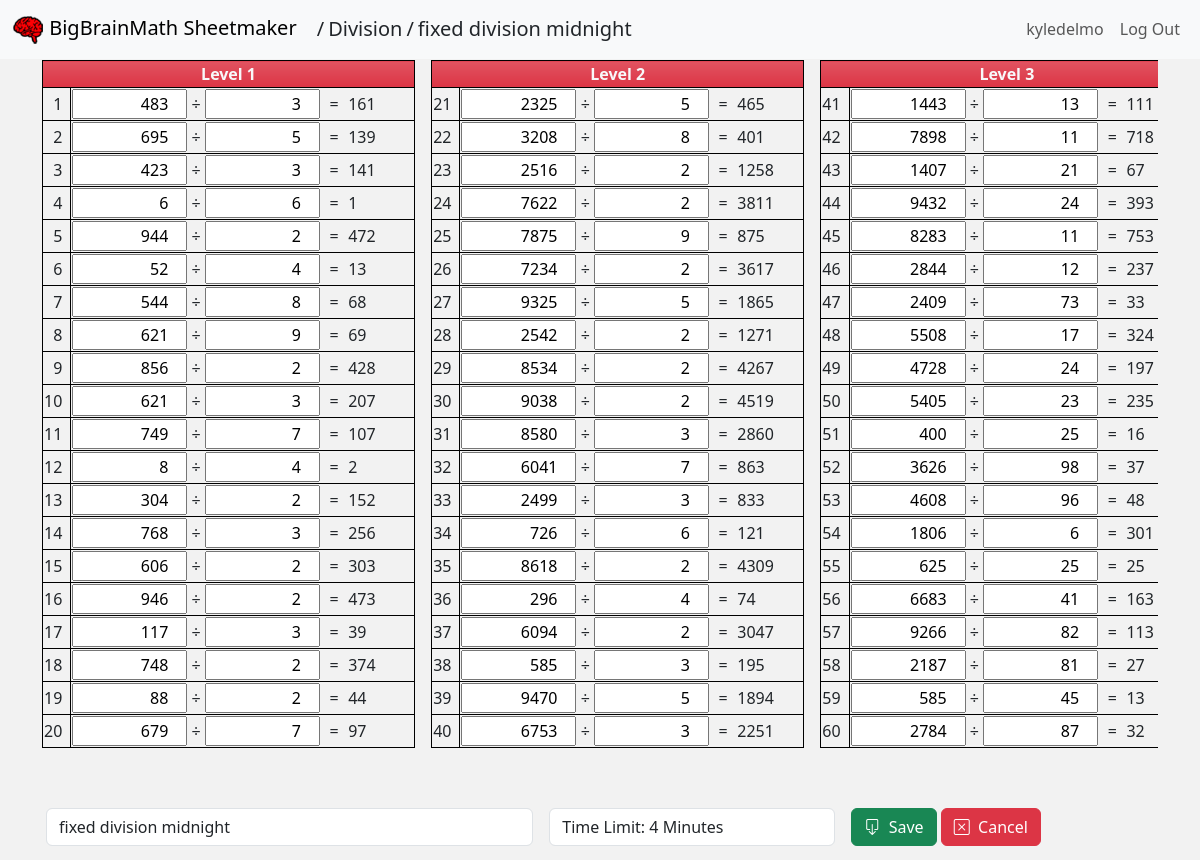
Screenshot of /division/4/edit (signed in) with the database file from the repository.
### sheetmaker/models.py (models this page shows)
class Sheet(models.Model):
    user_id = models.PositiveIntegerField()
    sheet_name = models.CharField(max_length=50, default="Supermath Correspondence Contest")
    sheet_subname = models.CharField(max_length=50, default="Time Limit: 4 Minutes")
    problem_data = models.JSONField()
    sheet_type = models.CharField(max_length=20)
    created = models.DateTimeField(default=datetime.utcnow())
    modified = models.DateTimeField(default=datetime.utcnow())

class User(AbstractUser):
    pass

### sheetmaker/views.py (the view, shortened to what this page needs)
# urls.py: path('division/<int:id>/<str:action>', views.division_view, name='division_view'),
@login_required(login_url="/login")
@xframe_options_sameorigin
def division_view(request, id, action):
    pageTemplate = "sheetmaker/sheet_item.html"
    flat_list = []
    printData1 = []
    printData2 = []
    sheet = Sheet.objects.get(id=id)
    data = sheet
    if action == "edit":
        pageTemplate = "sheetmaker/sheet_item_edit.html"
    return render(request, pageTemplate, {
        "sheet_type": "Division",
        "breadcrumb": "division",
        "sheet_data": data,
        "sheet_print_data_1": printData1,
        "sheet_print_data_2": printData2
    })

### sheetmaker/templates/sheetmaker/sheet_item_edit.html (shortened to what this page needs)
{% extends "sheetmaker/layout.html" %}
{% block subtitle %}
    <span class="sub-title"><span class="px-1">/</span><a class="text-decoration-none text-nowrap text-dark" href="/{{breadcrumb}}">{{ sheet_type }}</a><span class="px-1">/</span><span class="text-nowrap">{{ sheet_data.sheet_name}}</span></span>
{% endblock %}
{% block body %}
    <div class="problem-sheet">
        {% if sheet_type == "Multiplication" %}
        <form class="form-editing" method="POST" action="{% url 'editMultiplication' %}">
            {% csrf_token %}
            <input type="hidden" value="{{ sheet_data.id }}" name="sheet_id">
            <div>
                <div class='grid item-detail-panel editing'>
                    {% for data in sheet_data.problem_data %}
                    <div class="animate__animated animate__fadeIn">
                        <table>
                            <thead>
                                <tr>
                                    <th class="text-light bg-danger bg-gradient bg-opacity-100" colspan="2">{{ data.levelName }}
                                    </th>
                                </tr>
                            </thead>
                            <tbody>
                                {% for problem in data.numberSet %}
                                <tr>
                                    <td>
                                        {{ problem.number }}
                                    </td>
                                    <td class="m_expression">
                                        <span>
                                            <input type="number" name="first" value="{{problem.first}}" min="0" max="99999" />
                                            x
                                            <input type="number" name="second" value="{{problem.second}}" min="0" max="99999" />
                                        </span>
                                        <span>=</span>
                                        <span class="answer">{{ problem.answer }}</span>
                                        <input type="hidden" name="answer" value="{{ problem.answer }}" />
                                    </td>
                                </tr>
                                {% endfor %}
                            </tbody>
                        </table>
                    </div>
                    {% endfor %}
                </div>
                <div class="footer-action-panel">
                    <div id="sheetNameContainer" class="row g-3 mt-2 p-1">
                        <div class="col-5">
                            <input name="sheet_name" type="text" class="form-control" placeholder="Enter sheet name" aria-label="Sheet name"
                                value="{{sheet_data.sheet_name}}">
                        </div>
                        <div class="col-3">
                            <input name="sheet_subname" type="text" class="form-control" placeholder="Enter subtitle" aria-label="Subtitle"
                                value="{{sheet_data.sheet_subname}}">
                        </div>
                        <div class="flex-none w-auto">
                            <button class="btn btn-success" type="submit">
                                <i class="bi bi-box-arrow-down"></i>&nbsp;&nbsp;Save
                            </button>
                            <a class="btn btn-danger" href="/multiplication/{{ sheet_data.id }}/view">
                                <i class="bi bi-x-square"></i>&nbsp;&nbsp;Cancel
                            </a>
                        </div>
                    </div>
                </div>
            </div>
        </form>
        {% elif sheet_type == "Division" %}
        <form class="form-editing division" onsubmit="return utils.validateDivisionForm(this)" method="POST" action="{% url 'editDivision' %}">
            <div>
                <div class='grid item-detail-panel editing'>
                    {% for data in sheet_data.problem_data %}
                    <div class="animate__animated animate__fadeIn">
                        <table>
                            <thead>
                                <tr>
                                    <th class="text-light bg-danger bg-gradient bg-opacity-100" colspan="2">{{ data.levelName }}
                                    </th>
                                </tr>
                            </thead>
                            <tbody>
                                {% for problem in data.numberSet %}
                                <tr>
                                    <td>
                                        {{ problem.number }}
                                    </td>
                                    <td class="d_expression">
                                        <span>
                                            <input type="number" name="first" value="{{problem.first}}" min="0" max="99999" />
                                            ÷
                                            <input type="number" name="second" value="{{problem.second}}" min="0" max="99999" />
                                        </span>
                                        <span>=</span>
                                        <span class="answer">{{ problem.answer }}</span>
                                    </td>
                                </tr>
                                {% endfor %}
                            </tbody>
                        </table>
                    </div>
                    {% endfor %}
                </div>
                <div class="footer-action-panel">
                    <div id="sheetNameContainer" class="row g-3 mt-2 p-1">
                        <div class="col-5">
                            <input name="sheet_name" type="text" class="form-control" placeholder="Enter sheet name" aria-label="Sheet name"
                                value="{{sheet_data.sheet_name}}">
                        </div>
                        <div class="col-3">
                            <input name="sheet_subname" type="text" class="form-control" placeholder="Enter subtitle" aria-label="Subtitle"
                                value="{{sheet_data.sheet_subname}}">
                        </div>
                        <div class="flex-none w-auto">
                            <button class="btn btn-success" type="submit">
                                <i class="bi bi-box-arrow-down"></i>&nbsp;&nbsp;Save
                            </button>
                            <a class="btn btn-danger" href="/division/{{ sheet_data.id }}/view">
                                <i class="bi bi-x-square"></i>&nbsp;&nbsp;Cancel
                            </a>
                        </div>
                    </div>
                </div>
            </div>
        </form>
        {% endif %}
    </div>
{% endblock %}

### sheetmaker/templates/sheetmaker/layout.html (shortened to what this page needs)
{% load static %}
<!DOCTYPE html>
<html lang="en">
<head>
    <link href="https://cdn.jsdelivr.net/npm/bootstrap@5.3.0-alpha1/dist/css/bootstrap.min.css" rel="stylesheet"
 />
    <link rel="stylesheet" href="https://cdn.jsdelivr.net/npm/bootstrap-icons@1.9.1/font/bootstrap-icons.css" />
    <link rel="stylesheet" href="https://cdnjs.cloudflare.com/ajax/libs/animate.css/4.1.1/animate.min.css" />
    <link href="{% static 'sheetmaker/styles.css' %}" rel="stylesheet" />
</head>
<body>
    <div class="main container">
        <nav class="navbar fixed-top navbar-expand-lg bg-body-tertiary">
            <div class="container-fluid">
                <a class="navbar-brand" href="{% url 'index' %}">
                    <img src="{% static 'sheetmaker/images/supersmallmath32.png' %}">
                    <span>BigBrainMath Sheetmaker</span>
                </a>
                <div>{% block subtitle %}{% endblock %}</div>
                <div class="collapse navbar-collapse justify-content-end" id="navbarNav">
                    <ul class="navbar-nav">
                        {% if not user.is_authenticated %}
                        <li class="nav-item user-label">
                            <a class="nav-link" href="{% url 'login' %}">Log In</a>
                        </li>
                        <li class="nav-item user-label">
                            <a class="nav-link" href="{% url 'register' %}">Register</a>
                        </li>
                        {% else %}
                        <li class="nav-item user-label">
                            <a class="nav-link">{{ user.username }}</a>
                        </li>
                        <li class="nav-item user-label">
                            <a class="nav-link" href="{% url 'logout' %}">Log Out</a>
                        </li>
                        {% endif %}
                    </ul>
                </div>
            </div>
        </nav>
        {% block body %}
        {% endblock %}
    </div>
</body>
</html>

### sheetmaker/static/sheetmaker/styles.css (style rules this page uses)
html, body { margin: 0; min-height: 100%; background-color: #f2f2f2; }
.main { height: 100vh; --webkit-user-select: none; user-select: none; }
.user-label { justify-content: right }
.sub-title { font-size: var(--bs-navbar-brand-font-size); }
.problem-sheet { text-align: center; margin-top: 60px; }
.problem-sheet div.grid.item-detail-panel { margin-bottom: 80px; }
.problem-sheet div.footer-action-panel { height: 80px; position: fixed; bottom: 0px; width: 100%; background: #f2f2f2; }
table, th, td, tr { border:1px solid black; }
.grid { display: grid; gap: 1rem; grid-auto-flow: column; grid-template-columns: auto auto auto auto auto; overflow: auto; }
.grid table { width: 100%; min-width: 180px; }
.grid table thead tr { background-color: red; }
.grid table tbody tr td:first-child { width: 35px; text-align: right; padding-right: 0.5em; }
.grid table tbody tr td { white-space: nowrap; }
.grid table tbody tr td:last-child { text-align: right; }
.grid table tbody tr td:last-child span { text-align: right; display: inline-block; }
.grid table tbody tr td:last-child > span:nth-child(1) { text-align: right; }
.grid table tbody tr td:last-child > span:nth-child(2) { text-align: center; width: 20px; }
.grid table tbody tr td:last-child > span:nth-child(3) { text-align: left; min-width: 65px; }
.grid.editing table tbody td input { text-align: right; }

### rows the page displays
Sheet: sheet_type "Division", sheet_name "fixed division midnight", sheet_subname "Time Limit: 4 Minutes"
User: username "kyledelmo"

### other values shown
{{ data.levelName }} "Level 1" "Level 2" "Level 3"
{{ problem.number }} "1" "2" "3" "4" "5" "6" "7" "8" "9" "10" "11" "12" "13" "14" "15" "16" "17" "18" "19" "20" "21" "22" "23" "24" "25" "26" "27" "28" "29" "30" "31" "32" "33" "34" "35" "36" "37" "38" "39" "40" "41" "42" "43" "44" "45" "46" "47" "48" "49" "50" "51" "52" "53" "54" "55" "56" "57" "58" "59" "60"
{{ problem.answer }} "161" "139" "141" "1" "472" "13" "68" "69" "428" "207" "107" "2" "152" "256" "303" "473" "39" "374" "44" "97" "465" "401" "1258" "3811" "875" "3617" "1865" "1271" "4267" "4519" "2860" "863" "833" "121" "4309" "74" "3047" "195" "1894" "2251" "111" "718" "67" "393" "753" "237" "33" "324" "197" "235" "16" "37" "48" "301" "25" "163" "113" "27" "13" "32"
